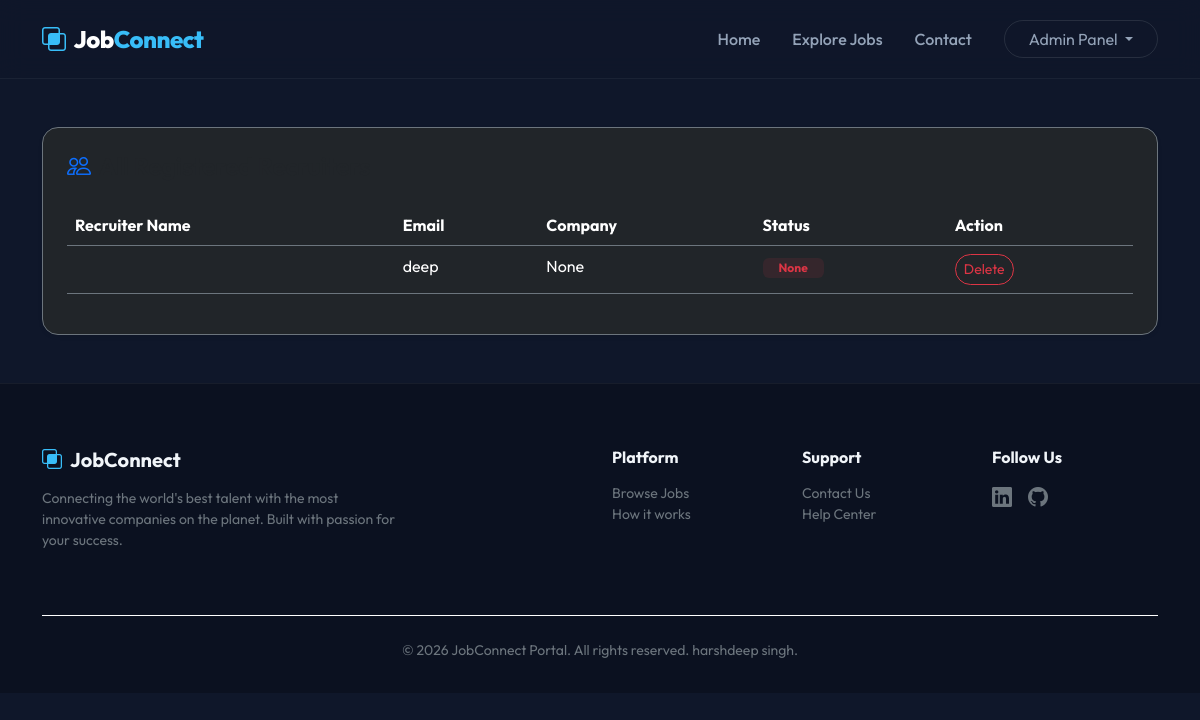
Before: /recruiter_all/ (signed in) with the older database file.
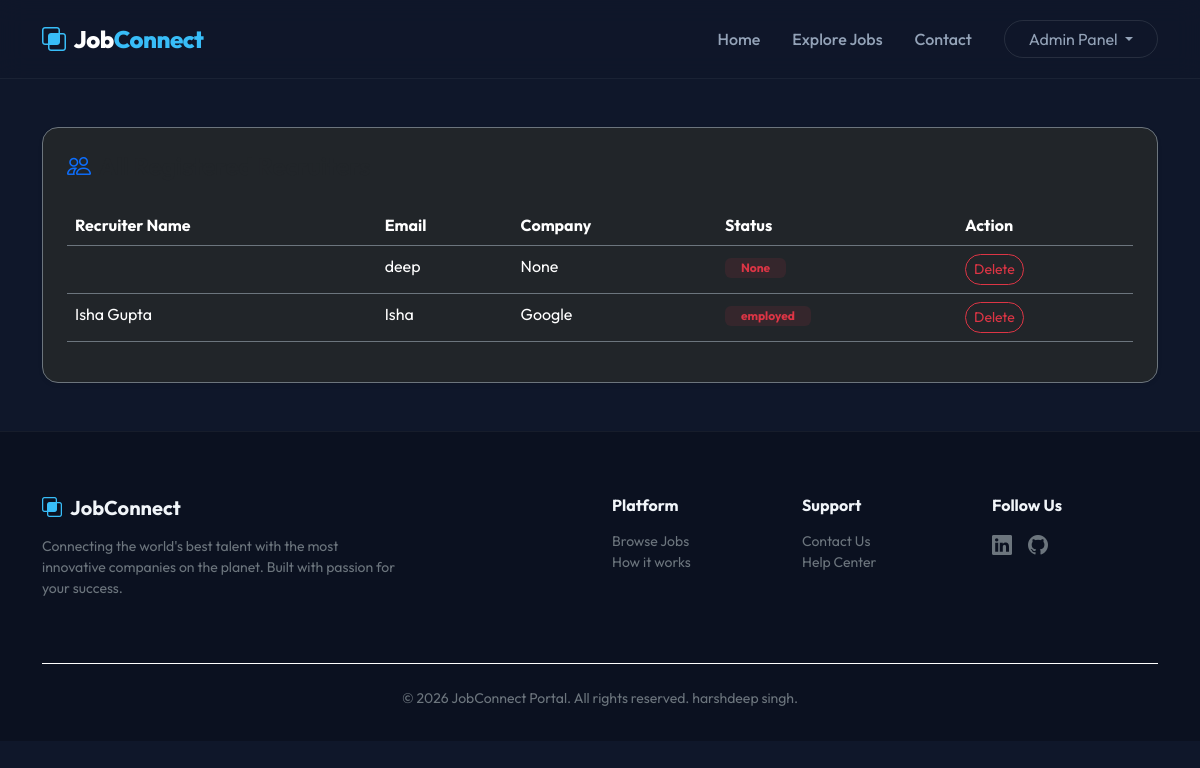
After: the same page with the newer database file.
### job/models.py (models this page shows, shortened)
class Recruiter(models.Model):
    user = models.ForeignKey(User, on_delete=models.CASCADE)
    mobile = models.CharField(max_length=15, null=True)
    image = models.FileField(null=True)
    gender = models.CharField(max_length=15, null=True)
    type = models.CharField(max_length=15, null=True)
    company = models.CharField(max_length=100, null=True)
    status = models.CharField(max_length=20, null=True)

### job/views.py (the view)
# urls.py: path('recruiter_all/', views.recruiter_all, name="recruiter_all"),
def recruiter_all(request):
    if not request.user.is_authenticated:
        return redirect('adminlogin')
    data = Recruiter.objects.all()
    context = {'data': data}
    return render(request, 'recruiter_all.html',context)

### job/templates/recruiter_all.html (shortened to what this page needs)
{% extends 'base.html' %}
{% block content %}
<div class="container py-5">
    <div class="card bg-dark border-secondary p-4 rounded-4 shadow-sm">
        <h4 class="fw-bold mb-4"><i class="bi bi-people me-2 text-primary"></i>All Registered Recruiters</h4>
        <div class="table-responsive">
            <table class="table table-dark table-hover border-secondary">
                <thead>
                    <tr class="text-secondary">
                        <th>Recruiter Name</th>
                        <th>Email</th>
                        <th>Company</th>
                        <th>Status</th>
                        <th>Action</th>
                    </tr>
                </thead>
                <tbody>
                    {% for i in data %}
                    <tr>
                        <td>{{ i.user.get_full_name }}</td>
                        <td>{{ i.user.username }}</td>
                        <td>{{ i.company }}</td>
                        <td>
                            {% if i.status == 'approved' %}
                            <span class="badge bg-success bg-opacity-10 text-success px-3">Approved</span>
                            {% elif i.status == 'pending' %}
                            <span class="badge bg-warning bg-opacity-10 text-warning px-3">Pending</span>
                            {% else %}
                            <span class="badge bg-danger bg-opacity-10 text-danger px-3">{{ i.status }}</span>
                            {% endif %}
                        </td>
                        <td>
                            <a href="{% url 'delete_recruiter' i.user.id %}"
                                class="btn btn-sm btn-outline-danger rounded-pill"
                                onclick="return confirm('Are you sure you want to delete this recruiter?')">Delete</a>
                        </td>
                    </tr>
                    {% empty %}
                    <tr>
                        <td colspan="5" class="text-center py-4 text-secondary">No recruiters found.</td>
                    </tr>
                    {% endfor %}
                </tbody>
            </table>
        </div>
    </div>
</div>
{% endblock %}

Changed rows visible on the page:
added Recruiter: user.get_full_name "Isha Gupta", user.username "Isha", company "Google", status "employed"
